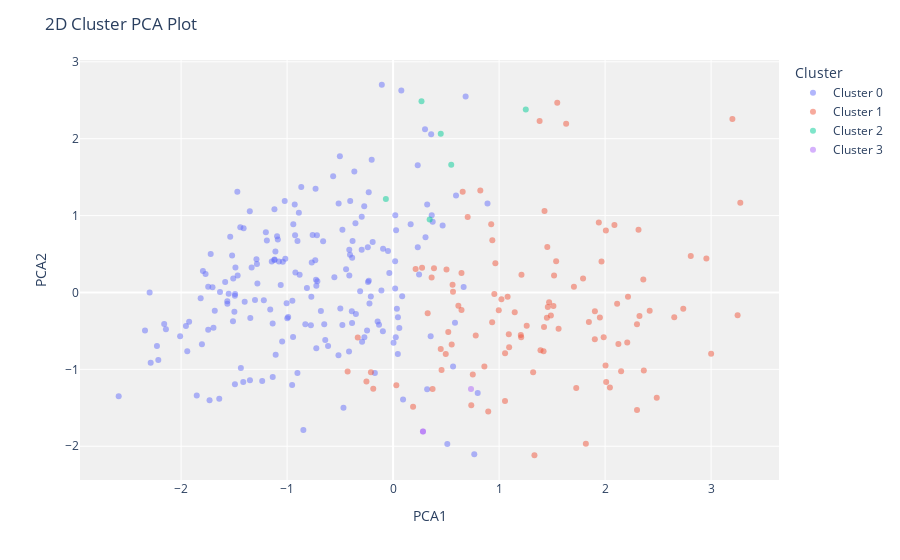

The notebook cell this image was saved under:
### Code cell
plot_model(sc_model, plot='cluster')

### Figure 1 — Plotly figure (JSON) as saved in the notebook; plotly's stock layout.template omitted (floating-point values rounded to 4 significant figures; data arrays with more than 128 entries replaced by an {"elided": "..."} marker saying what was removed)
{"data": [{"customdata": {"elided": "190x1 int values"}, "hovertemplate": "Cluster=Cluster 0<br>PCA1=%{x}<br>PCA2=%{y}<br>Feature=%{customdata[0]}<extra></extra>", "legendgroup": "Cluster 0", "marker": {"color": "#636efa", "opacity": 0.5, "symbol": "circle"}, "mode": "markers", "name": "Cluster 0", "orientation": "v", "showlegend": true, "textposition": "top center", "type": "scatter", "x": {"elided": "190 float values"}, "xaxis": "x", "y": {"elided": "190 float values"}, "yaxis": "y"}, {"customdata": [[66], [77], [69], [66], [56], [51], [50], [57], [70], [45], [58], [56], [62], [67], [64], [43], [58], [67], [63], [68], [53], [57], [59], [63], [44], [58], [58], [59], [55], [57], [53], [46], [59], [42], [61], [58], [47], [60], [61], [56], [54], [55], [54], [61], [58], [62], [70], [64], [60], [54], [58], [51], [54], [50], [58], [65], [55], [57], [43], [40], [60], [58], [56], [53], [63], [62], [67], [67], [57], [64], [45], [58], [57], [66], [67], [62], [59], [70], [57], [62], [54], [56], [55], [55], [63], [60], [48], [65], [63], [64], [62], [56], [61], [39], [61], [57], [49], [60], [59], [62], [64], [58], [43], [35]], "hovertemplate": "Cluster=Cluster 1<br>PCA1=%{x}<br>PCA2=%{y}<br>Feature=%{customdata[0]}<extra></extra>", "legendgroup": "Cluster 1", "marker": {"color": "#EF553B", "opacity": 0.5, "symbol": "circle"}, "mode": "markers", "name": "Cluster 1", "orientation": "v", "showlegend": true, "textposition": "top center", "type": "scatter", "x": [1.941, 1.46, 2.324, 2.114, 2.088, 3.0, 0.561, 1.792, 2.008, 1.951, -0.3334, 1.39, 2.301, 1.321, 1.904, 2.301, 2.209, 0.5206, 0.7518, 2.126, 0.2127, 0.3635, 2.216, 1.987, -0.2515, 2.315, 2.365, 1.382, 1.095, 1.208, 2.01, 1.847, 0.5529, 0.3858, 1.424, 1.451, 0.4967, 1.518, 1.091, 0.9648, 1.903, 1.549, 0.3725, 1.022, 0.6158, 1.728, 2.737, 1.512, 2.361, 0.7376, 2.487, 0.2732, 1.561, 0.9361, 0.4494, 2.652, 1.211, 1.455, 0.457, 0.1887, 2.004, 0.9345, 0.5652, 0.6453, 1.08, 1.538, 2.151, 2.955, 0.0304, 1.205, -0.2088, 1.818, 0.8975, 0.6566, 1.057, 2.045, 1.633, 0.955, 2.808, 1.147, 1.056, 3.201, 1.472, 1.429, 3.275, 1.488, 0.7796, 1.706, 2.421, 0.5037, 0.9969, 0.6454, 0.8228, -0.429, 1.419, 0.3263, 1.333, 1.966, 0.861, 3.25, 1.261, 0.7037, 0.9255, -0.1872], "xaxis": "x", "y": [0.9113, -0.1874, -0.3047, -0.148, 0.8791, -0.7963, 0.1006, 0.1815, 0.8051, -0.3238, -0.5844, -0.7522, -0.4125, -1.037, -0.2431, -1.529, -0.6517, -0.5127, -1.066, -0.6689, 0.305, 0.195, -0.05471, -0.5829, -1.156, 0.8142, -1.015, 2.231, -0.7114, -0.5826, -1.166, -0.3844, -0.6774, 0.3139, -0.4483, -0.3293, -0.7993, 0.2213, -0.5433, 0.3791, -0.609, 2.468, -1.256, -0.08864, -0.1737, -1.241, -0.2133, -0.1744, 0.1684, -1.466, -1.368, 0.3219, -0.4722, 0.6779, -0.7366, -0.3225, 0.229, 0.591, -1.007, -1.485, -0.9495, -0.3856, 0.01096, 0.253, -0.05545, 0.4068, -1.023, 0.4407, -1.208, -0.553, -1.037, -1.968, -1.549, 1.31, -0.7889, -1.237, 2.193, -0.01941, 0.4757, -0.2561, -1.412, 2.255, -0.1275, 1.06, 1.168, -0.299, -0.558, 0.07287, -0.238, 0.2978, -0.2315, -0.2277, 1.326, -1.026, -0.7642, -0.2716, -2.117, 0.4017, -0.962, -0.2976, -0.4327, 0.9812, 0.8879, -1.251], "yaxis": "y"}, {"customdata": [[64], [52], [67], [68], [59], [54]], "hovertemplate": "Cluster=Cluster 2<br>PCA1=%{x}<br>PCA2=%{y}<br>Feature=%{customdata[0]}<extra></extra>", "legendgroup": "Cluster 2", "marker": {"color": "#00cc96", "opacity": 0.5, "symbol": "circle"}, "mode": "markers", "name": "Cluster 2", "orientation": "v", "showlegend": true, "textposition": "top center", "type": "scatter", "x": [0.5485, -0.06811, 0.3449, 1.252, 0.4496, 0.268], "xaxis": "x", "y": [1.661, 1.214, 0.9506, 2.38, 2.065, 2.488], "yaxis": "y"}, {"customdata": [[38], [38], [52]], "hovertemplate": "Cluster=Cluster 3<br>PCA1=%{x}<br>PCA2=%{y}<br>Feature=%{customdata[0]}<extra></extra>", "legendgroup": "Cluster 3", "marker": {"color": "#ab63fa", "opacity": 0.5, "symbol": "circle"}, "mode": "markers", "name": "Cluster 3", "orientation": "v", "showlegend": true, "textposition": "top center", "type": "scatter", "x": [0.2818, 0.2818, 0.735], "xaxis": "x", "y": [-1.807, -1.807, -1.256], "yaxis": "y"}], "layout": {"autosize": true, "legend": {"title": {"text": "Cluster"}, "tracegroupgap": 0}, "margin": {"t": 60}, "plot_bgcolor": "rgb(240,240,240)", "title": {"text": "2D Cluster PCA Plot"}, "xaxis": {"anchor": "y", "autorange": true, "domain": [0, 1], "range": [-3.003, 3.689], "title": {"text": "PCA1"}, "type": "linear"}, "yaxis": {"anchor": "x", "autorange": true, "domain": [0, 1], "range": [-2.49, 3.075], "title": {"text": "PCA2"}, "type": "linear"}}}
